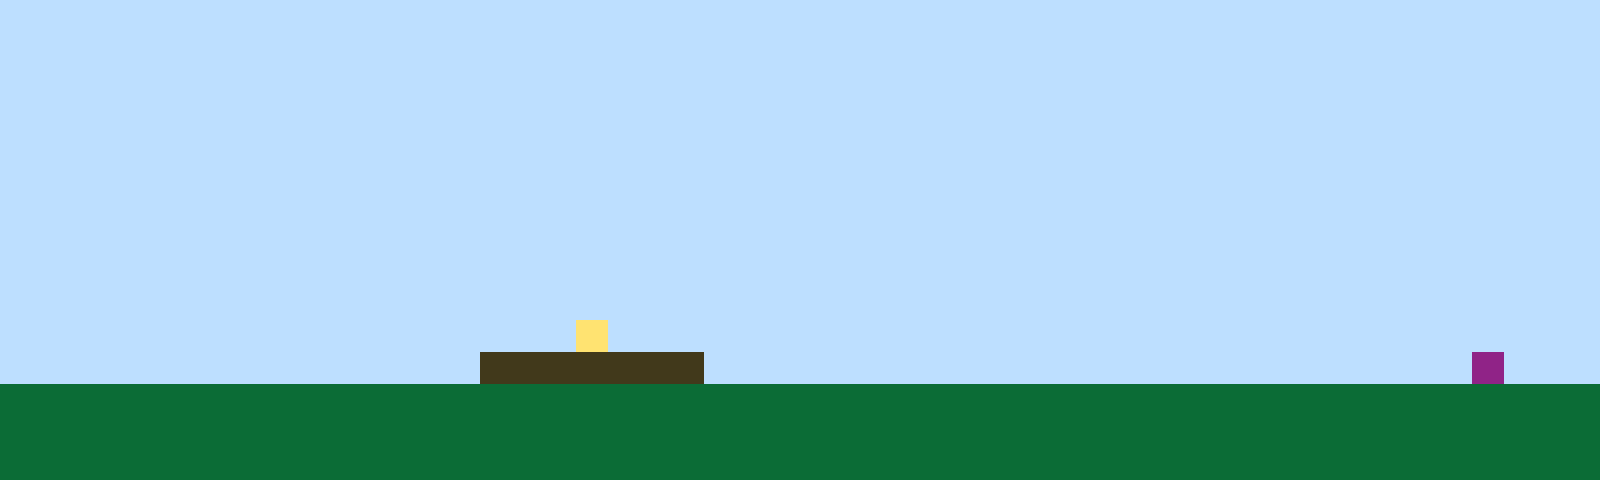

The image is a tile-based game level rendered from a .tmx file. Its description and complete source (layers, tilesets, objects, tile grids) follow:
An orthogonal 50x15 tile map with 32x32 px tiles, 1 tile layer (Tile Layer 1).

<map version="1.10" tiledversion="1.11.2" orientation="orthogonal" renderorder="right-up" width="50" height="15" tilewidth="32" tileheight="32" infinite="0" nextlayerid="2" nextobjectid="1"><editorsettings><export target="map1.csv" format="csv" /></editorsettings><tileset firstgid="1" name="sprites" tilewidth="32" tileheight="32" tilecount="6" columns="3"><image source="sprites.png" width="96" height="64" /></tileset><layer id="1" name="Tile Layer 1" width="50" height="15"><data encoding="csv">1,1,1,1,1,1,1,1,1,1,1,1,1,1,1,1,1,1,1,1,1,1,1,1,1,1,1,1,1,1,1,1,1,1,1,1,1,1,1,1,1,1,1,1,1,1,1,1,1,1,1,1,1,1,1,1,1,1,1,1,1,1,1,1,1,1,1,1,1,1,1,1,1,1,1,1,1,1,1,1,1,1,1,1,1,1,1,1,1,1,1,1,1,1,1,1,1,1,1,1,1,1,1,1,1,1,1,1,1,1,1,1,1,1,1,1,1,1,1,1,1,1,1,1,1,1,1,1,1,1,1,1,1,1,1,1,1,1,1,1,1,1,1,1,1,1,1,1,1,1,1,1,1,1,1,1,1,1,1,1,1,1,1,1,1,1,1,1,1,1,1,1,1,1,1,1,1,1,1,1,1,1,1,1,1,1,1,1,1,1,1,1,1,1,1,1,1,1,1,1,1,1,1,1,1,1,1,1,1,1,1,1,1,1,1,1,1,1,1,1,1,1,1,1,1,1,1,1,1,1,1,1,1,1,1,1,1,1,1,1,1,1,1,1,1,1,1,1,1,1,1,1,1,1,1,1,1,1,1,1,1,1,1,1,1,1,1,1,1,1,1,1,1,1,1,1,1,1,1,1,1,1,1,1,1,1,1,1,1,1,1,1,1,1,1,1,1,1,1,1,1,1,1,1,1,1,1,1,1,1,1,1,1,1,1,1,1,1,1,1,1,1,1,1,1,1,1,1,1,1,1,1,1,1,1,1,1,1,1,1,1,1,1,1,1,1,1,1,1,1,1,1,1,1,1,1,1,1,1,1,1,1,1,1,1,1,1,1,1,1,1,1,1,1,1,1,1,1,1,1,1,1,1,1,1,1,1,1,1,1,1,1,1,1,1,1,1,1,1,1,1,1,1,1,1,1,1,1,1,1,1,1,1,1,1,1,1,1,1,1,1,1,1,1,1,1,1,1,1,1,1,1,1,1,1,1,1,1,1,1,1,1,1,1,1,1,1,1,1,1,1,1,1,1,1,1,1,1,1,1,1,1,1,1,1,1,1,1,1,1,1,1,1,1,1,1,1,1,1,1,1,1,1,1,1,1,1,1,1,1,1,1,1,1,1,1,1,1,1,1,1,1,1,1,1,1,1,1,1,1,1,1,1,1,1,1,1,1,4,1,1,1,1,1,1,1,1,1,1,1,1,1,1,1,1,1,1,1,1,1,1,1,1,1,1,1,1,1,1,1,1,1,1,1,1,1,1,1,1,1,1,1,1,1,1,3,3,3,3,3,3,3,1,1,1,1,1,1,1,1,1,1,1,1,1,1,1,1,1,1,1,1,1,1,1,1,6,1,1,1,2,2,2,2,2,2,2,2,2,2,2,2,2,2,2,2,2,2,2,2,2,2,2,2,2,2,2,2,2,2,2,2,2,2,2,2,2,2,2,2,2,2,2,2,2,2,2,2,2,2,2,2,2,2,2,2,2,2,2,2,2,2,2,2,2,2,2,2,2,2,2,2,2,2,2,2,2,2,2,2,2,2,2,2,2,2,2,2,2,2,2,2,2,2,2,2,2,2,2,2,2,2,2,2,2,2,2,2,2,2,2,2,2,2,2,2,2,2,2,2,2,2,2,2,2,2,2,2,2,2,2,2,2,2,2,2,2,2,2,2,2,2,2,2,2,2,2,2,2,2</data></layer></map>
